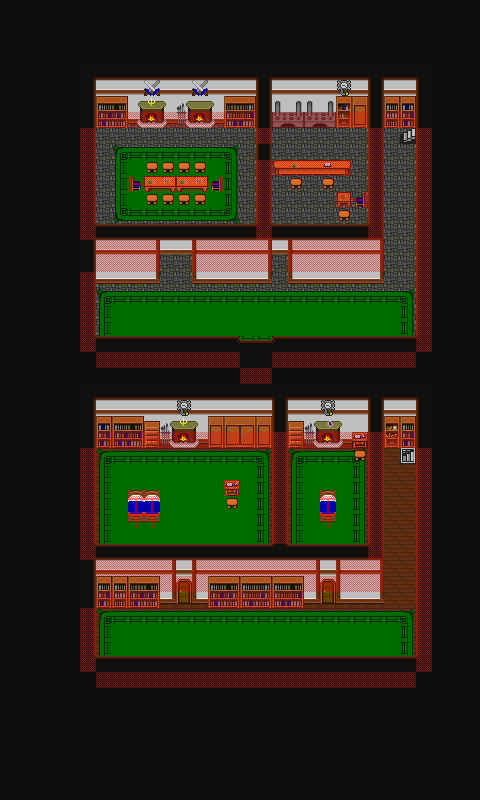

A 2D game scene composited from a Tiled map and its tileset images. What follows is a short description and the map's XML, with each tile layer's data collapsed to a summary:
An orthogonal 30x50 tile map with 16x16 px tiles, 5 tile layers (map, bmap, fmap, shadows, ...), 4 tilesets and 34 objects (18x zone, 10x entity, 4x marker, 2x bounds).

<map version="1.10" tiledversion="1.10.2" orientation="orthogonal" renderorder="right-down" width="30" height="50" tilewidth="16" tileheight="16" infinite="0" backgroundcolor="#0e0e0e" nextlayerid="10" nextobjectid="35">
 <properties>
  <property name="can_save" value="0" />
  <property name="can_warp" value="0" />
  <property name="map_mode" value="0" />
  <property name="map_no" value="1" />
  <property name="pdiv" value="1" />
  <property name="pmult" value="1" />
  <property name="song_file" value="enfero.xm" />
  <property name="stx" value="15" />
  <property name="sty" value="20" />
  <property name="tileset" value="1" />
  <property name="use_sstone" value="0" />
  <property name="warpx" value="15" />
  <property name="warpy" value="20" />
  <property name="zero_zone" value="0" />
 </properties>
 <tileset firstgid="1" source="newtown.tsx" />
 <tileset firstgid="801" source="entities.tsx" />
 <tileset firstgid="1773" source="misc.tsx" />
 <tileset firstgid="2073" source="obstacles.tsx" />
 <layer id="1" name="map" width="30" height="50">
  <data>[1500 cells, 792 non-empty, 96 distinct tile ids]</data>
 </layer>
 <layer id="2" name="bmap" width="30" height="50">
  <data>[1500 cells, 30 non-empty, 13 distinct tile ids]</data>
 </layer>
 <objectgroup color="#ff00ff" id="3" name="entities">
  <object id="1" name="Entity 0" type="entity" gid="801" x="144" y="192" width="16" height="16">
   <properties>
    <property name="active" value="1" />
    <property name="atype" value="0" />
    <property name="chasing" value="0" />
    <property name="chrx" value="0" />
    <property name="cmd" value="0" />
    <property name="cmdnum" value="0" />
    <property name="delay" value="50" />
    <property name="delayctr" value="0" />
    <property name="eid" value="255" />
    <property name="facehero" value="0" />
    <property name="facing" value="1" />
    <property name="framectr" value="0" />
    <property name="movcnt" value="0" />
    <property name="movemode" value="0" />
    <property name="moving" value="0" />
    <property name="obsmode" value="1" />
    <property name="scount" value="0" />
    <property name="script" value="" />
    <property name="sidx" value="0" />
    <property name="snapback" value="0" />
    <property name="speed" value="3" />
    <property name="transl" value="0" />
   </properties>
  </object>
  <object id="2" name="Entity 1" type="entity" gid="801" x="160" y="192" width="16" height="16">
   <properties>
    <property name="active" value="1" />
    <property name="atype" value="0" />
    <property name="chasing" value="0" />
    <property name="chrx" value="0" />
    <property name="cmd" value="0" />
    <property name="cmdnum" value="0" />
    <property name="delay" value="50" />
    <property name="delayctr" value="0" />
    <property name="eid" value="255" />
    <property name="facehero" value="0" />
    <property name="facing" value="1" />
    <property name="framectr" value="0" />
    <property name="movcnt" value="0" />
    <property name="movemode" value="0" />
    <property name="moving" value="0" />
    <property name="obsmode" value="1" />
    <property name="scount" value="0" />
    <property name="script" value="" />
    <property name="sidx" value="0" />
    <property name="snapback" value="0" />
    <property name="speed" value="3" />
    <property name="transl" value="0" />
   </properties>
  </object>
  <object id="3" name="Entity 2" type="entity" gid="801" x="176" y="192" width="16" height="16">
   <properties>
    <property name="active" value="1" />
    <property name="atype" value="0" />
    <property name="chasing" value="0" />
    <property name="chrx" value="0" />
    <property name="cmd" value="0" />
    <property name="cmdnum" value="0" />
    <property name="delay" value="50" />
    <property name="delayctr" value="0" />
    <property name="eid" value="255" />
    <property name="facehero" value="0" />
    <property name="facing" value="1" />
    <property name="framectr" value="0" />
    <property name="movcnt" value="0" />
    <property name="movemode" value="0" />
    <property name="moving" value="0" />
    <property name="obsmode" value="1" />
    <property name="scount" value="0" />
    <property name="script" value="" />
    <property name="sidx" value="0" />
    <property name="snapback" value="0" />
    <property name="speed" value="3" />
    <property name="transl" value="0" />
   </properties>
  </object>
  <object id="4" name="Entity 3" type="entity" gid="801" x="192" y="192" width="16" height="16">
   <properties>
    <property name="active" value="1" />
    <property name="atype" value="0" />
    <property name="chasing" value="0" />
    <property name="chrx" value="0" />
    <property name="cmd" value="0" />
    <property name="cmdnum" value="0" />
    <property name="delay" value="50" />
    <property name="delayctr" value="0" />
    <property name="eid" value="255" />
    <property name="facehero" value="0" />
    <property name="facing" value="1" />
    <property name="framectr" value="0" />
    <property name="movcnt" value="0" />
    <property name="movemode" value="0" />
    <property name="moving" value="0" />
    <property name="obsmode" value="1" />
    <property name="scount" value="0" />
    <property name="script" value="" />
    <property name="sidx" value="0" />
    <property name="snapback" value="0" />
    <property name="speed" value="3" />
    <property name="transl" value="0" />
   </properties>
  </object>
  <object id="5" name="Entity 4" type="entity" gid="801" x="192" y="160" width="16" height="16">
   <properties>
    <property name="active" value="1" />
    <property name="atype" value="0" />
    <property name="chasing" value="0" />
    <property name="chrx" value="0" />
    <property name="cmd" value="0" />
    <property name="cmdnum" value="0" />
    <property name="delay" value="50" />
    <property name="delayctr" value="0" />
    <property name="eid" value="255" />
    <property name="facehero" value="0" />
    <property name="facing" value="0" />
    <property name="framectr" value="0" />
    <property name="movcnt" value="0" />
    <property name="movemode" value="0" />
    <property name="moving" value="0" />
    <property name="obsmode" value="1" />
    <property name="scount" value="0" />
    <property name="script" value="" />
    <property name="sidx" value="0" />
    <property name="snapback" value="0" />
    <property name="speed" value="3" />
    <property name="transl" value="0" />
   </properties>
  </object>
  </objectgroup>
 <layer id="4" name="fmap" width="30" height="50">
  <data>[1500 cells, 88 non-empty, 12 distinct tile ids]</data>
 </layer>
 <layer id="5" name="shadows" width="30" height="50" opacity="0.5">
  <data>[1500 cells, 0 non-empty, 0 distinct tile ids]</data>
 </layer>
 <layer id="6" name="obstacles" width="30" height="50" opacity="0.5">
  <data>[1500 cells, 239 non-empty, 4 distinct tile ids]</data>
 </layer>
 <objectgroup color="#008000" id="7" name="zones">
  <!-- 18 objects omitted --></objectgroup>
 <objectgroup color="#ffff00" id="8" name="markers">
  <!-- 4 objects omitted --></objectgroup>
 <objectgroup color="#0000ff" id="9" name="bounds" visible="0">
  <!-- 2 objects omitted --></objectgroup>
</map>
<!-- 29 of 34 objects omitted -->
